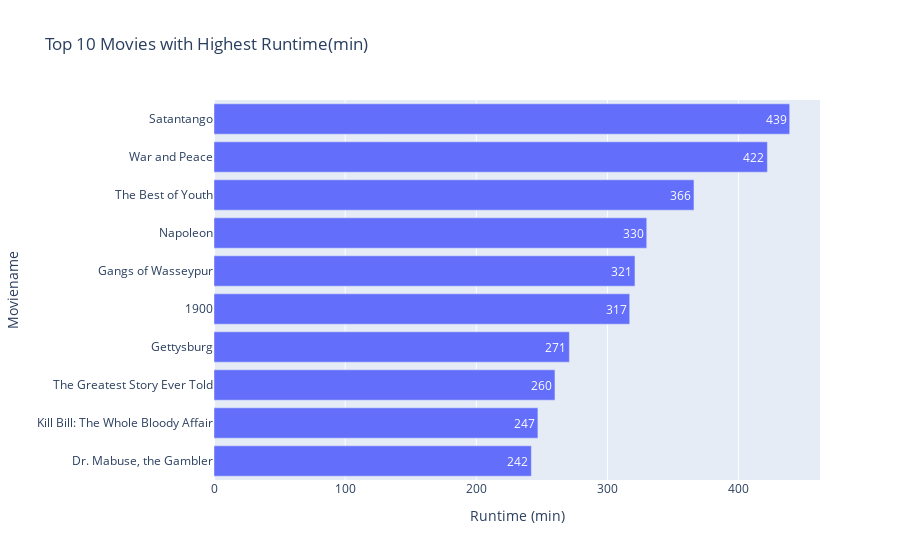

Source (notebook cell):
### Code cell
#plot the Top 10 Movies by Runtime
data=go.Bar(x=Runtime['Runtime (min)'],y=Runtime['Moviename'], text=Runtime['Runtime (min)'],orientation='h')
layout= go.Layout(title=' Top 10 Movies with Highest Runtime(min)', yaxis= {'title':'Moviename'}, xaxis= {'title':'Runtime (min)'},autosize=True)
go.Figure(data,layout)

### Figure 1 — Plotly figure (JSON) as saved in the notebook; plotly's stock layout.template omitted (floating-point values rounded to 4 significant figures)
{"data": [{"orientation": "h", "text": [242, 247, 260, 271, 317, 321, 330, 366, 422, 439], "type": "bar", "x": [242, 247, 260, 271, 317, 321, 330, 366, 422, 439], "y": ["Dr. Mabuse, the Gambler", "Kill Bill: The Whole Bloody Affair", "The Greatest Story Ever Told", "Gettysburg", "1900", "Gangs of Wasseypur", "Napoleon", "The Best of Youth", "War and Peace", "Satantango"]}], "layout": {"autosize": true, "title": {"text": " Top 10 Movies with Highest Runtime(min)"}, "xaxis": {"title": {"text": "Runtime (min)"}}, "yaxis": {"title": {"text": "Moviename"}}}}
